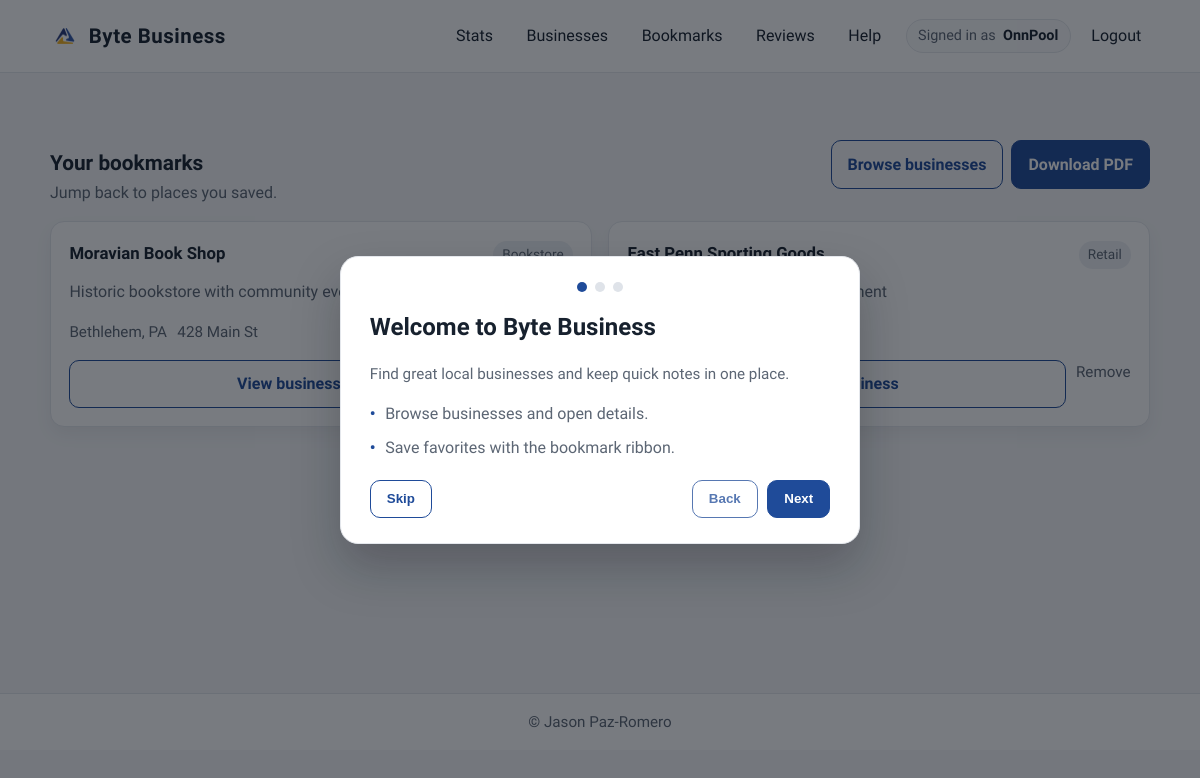
The app's page /bookmarks (signed in) with its own data.
### app/models.py (models this page shows, shortened)
class User(db.Model, UserMixin):
    id = db.Column(db.Integer, primary_key=True)
    username = db.Column(db.String(150), unique=True, nullable=False)
    email = db.Column(db.String(150), unique=True, nullable=False)
    password = db.Column(db.String(256), nullable=False)
    created_at = db.Column(db.DateTime, default=datetime.utcnow)
    is_verified = db.Column(db.Boolean, default=False)
    verified_at = db.Column(db.DateTime, default=None)
    last_verification_email_sent_at = db.Column(db.DateTime, default=None)
    is_admin = db.Column(db.Boolean, default=False)
    is_active = db.Column(db.Boolean, default=True)
    bookmarks = db.relationship("BookMark", back_populates="user", cascade="all, delete-orphan")
    reviews = db.relationship("Review", back_populates="user", cascade="all, delete-orphan")
    redeemed_deals = db.relationship("RedeemDeal", back_populates="user", cascade="all, delete-orphan")
    business_requests = db.relationship("BusinessRequest", back_populates="user", cascade="all, delete-orphan")

class Business(db.Model):
    id = db.Column(db.Integer, primary_key=True)
    name = db.Column(db.String(200), nullable=False)
    location = db.Column(db.String(200), nullable=False)
    address = db.Column(db.String(300), nullable=False)
    category = db.Column(db.String(100), nullable=False)
    description = db.Column(db.Text, nullable=True)
    created_at = db.Column(db.DateTime, default=datetime.utcnow)
    is_active = db.Column(db.Boolean, default=True)
    website = db.Column(db.String(300), nullable=True)
    contact = db.Column(db.String(50), nullable=True)
    hours = db.Column(db.String(200), nullable=True)
    bookmarks = db.relationship("BookMark", back_populates="business", cascade="all, delete-orphan")
    reviews = db.relationship("Review", back_populates="business", cascade="all, delete-orphan")
    deals = db.relationship("Deal", back_populates="business", cascade="all, delete-orphan")

class BookMark(db.Model):
    __tablename__ = "bookmarks"
    id = db.Column(db.Integer, primary_key=True)
    user_id = db.Column(db.Integer, db.ForeignKey('user.id'), nullable=False)
    business_id = db.Column(db.Integer, db.ForeignKey('business.id'), nullable=False)
    created_at = db.Column(db.DateTime, default=datetime.utcnow)
    user = db.relationship('User', back_populates='bookmarks')
    business = db.relationship('Business', back_populates='bookmarks')
    __table_args__ = (db.UniqueConstraint('user_id', 'business_id', name='uq_user_business_bookmark'),)

### app/bookmarks.py (the view)
@bp.route("/bookmarks")
@login_required
def view_bookmarks():
    bookmarks = current_user.bookmarks
    return render_template("bookmarks.html", bookmarks=bookmarks)

### app/auth_routes.py (called while the page is built)
@login_manager.user_loader
def load_user(user_id):
    return User.query.get(int(user_id))

### app/templates/bookmarks.html (shortened to what this page needs)
{% extends "base.html" %}
{% block content %}
<div class="container">
  <section class="section">
    <div class="section-header">
      <div>
        <h2>Your bookmarks</h2>
        <p>Jump back to places you saved.</p>
      </div>
      <div class="inline" style="gap: 0.5rem;">
        <a class="button subtle" href="{{ url_for('main.list_businesses') }}">Browse businesses</a>
        {% if bookmarks and bookmarks|length > 0 %}
        <a class="button" href="{{ url_for('bookmarks.generate_report') }}">Download PDF</a>
        {% endif %}
      </div>
    </div>
    {% if bookmarks and bookmarks|length > 0 %}
    <div class="card-grid">
      {% for bookmark in bookmarks %}
      {% set biz = bookmark.business %}
      <div class="card business-card">
        <div class="row" style="align-items: baseline;">
          <h3 style="margin: 0;">{{ biz.name|default('Business name') }}</h3>
          <span class="pill">{{ biz.category|default('Business') }}</span>
        </div>
        <p class="summary">{{ biz.description|default('No description yet.') }}</p>
        <div class="business-meta">
          <span class="muted">{{ biz.location|default('City, State') }}</span>
          <span class="muted">{{ biz.address|default('Address not provided') }}</span>
        </div>
        <div class="row" style="margin-top: 0.4rem;">
          <a class="button subtle" href="{{ url_for('main.business_detail', business_id=biz.id|default(0)) }}">View business</a>
          <a href="{{ url_for('bookmarks.unbookmark', business_id=biz.id|default(0)) }}" class="muted">Remove</a>
        </div>
      </div>
      {% endfor %}
    </div>
    {% else %}
    <div class="card">
      <h3 style="margin-top: 0;">No bookmarks yet</h3>
      <p style="margin: 0.35rem 0 0.8rem;">Save a business to come back to it quickly.</p>
      <a class="button" href="{{ url_for('main.list_businesses') }}">Find businesses</a>
    </div>
    {% endif %}
  </section>
</div>
{% endblock %}

### app/templates/base.html (shortened to what this page needs)
<!doctype html>
<html lang="en">
<head>
  <link rel="stylesheet" href="{{ url_for('static', filename='styles.css') }}">
</head>
<body>
  <header class="site-header">
    <div class="container header-inner">
      <div class="brand">
        <img class="brand-logo" src="{{ url_for('static', filename='FBLA-Symbol.png') }}" alt="FBLA logo">
        <span>Byte Business</span>
      </div>
      <nav class="nav-links">
        {% if current_user.is_authenticated %}
        <a href="{{ url_for('main.stats') }}">Stats</a>
        <a href="/businesses">Businesses</a>
        <a href="{{ url_for('bookmarks.view_bookmarks') }}">Bookmarks</a>
        <a href="{{ url_for('main.reviews') }}">Reviews</a>
        <a href="{{ url_for('main.help') }}">Help</a>
        <div class="nav-right">
          <span class="nav-user">
            <span class="nav-user-label">Signed in as</span>
            <span class="nav-user-name">{{ current_user.username }}</span>
          </span>
          <a href="{{ url_for('auth.logout') }}">Logout</a>
        </div>
        {% else %}
        <a href="{{ url_for('main.home') }}">Home</a>
        <a href="/businesses">Businesses</a>
        <a href="{{ url_for('auth.login') }}">Login</a>
        <a class="button subtle" href="{{ url_for('auth.register') }}">Register</a>
        {% endif %}
      </nav>
    </div>
  </header>
  <main class="page">
    {% block content %}{% endblock %}
  </main>
  <div class="onboarding" data-onboarding hidden>
    <div class="onboarding-card" role="dialog" aria-modal="true" aria-labelledby="onboarding-title">
      <div class="onboarding-progress" aria-hidden="true">
        <span class="onboarding-dot is-active" data-dot></span>
        <span class="onboarding-dot" data-dot></span>
        <span class="onboarding-dot" data-dot></span>
      </div>
      <div class="onboarding-slide is-active" data-slide="0">
        <h2 id="onboarding-title">Welcome to Byte Business</h2>
        <p class="muted">Find great local businesses and keep quick notes in one place.</p>
        <ul class="list">
          <li>Browse businesses and open details.</li>
          <li>Save favorites with the bookmark ribbon.</li>
        </ul>
      </div>
      <div class="onboarding-actions">
        <button class="button subtle" type="button" data-skip>Skip</button>
        <div class="onboarding-nav">
          <button class="button subtle" type="button" data-back disabled>Back</button>
          <button class="button" type="button" data-next>Next</button>
        </div>
      </div>
    </div>
  </div>
  <footer class="site-footer">
    <div class="container footer-inner">
      <span>&copy; Jason Paz-Romero</span>
    </div>
  </footer>
</body>
</html>

### records on screen
User: username "OnnPool"
Business: name "Moravian Book Shop", category "Bookstore", description "Historic bookstore with community events", location "Bethlehem, PA", address "428 Main St"
Business: name "East Penn Sporting Goods", category "Retail"
